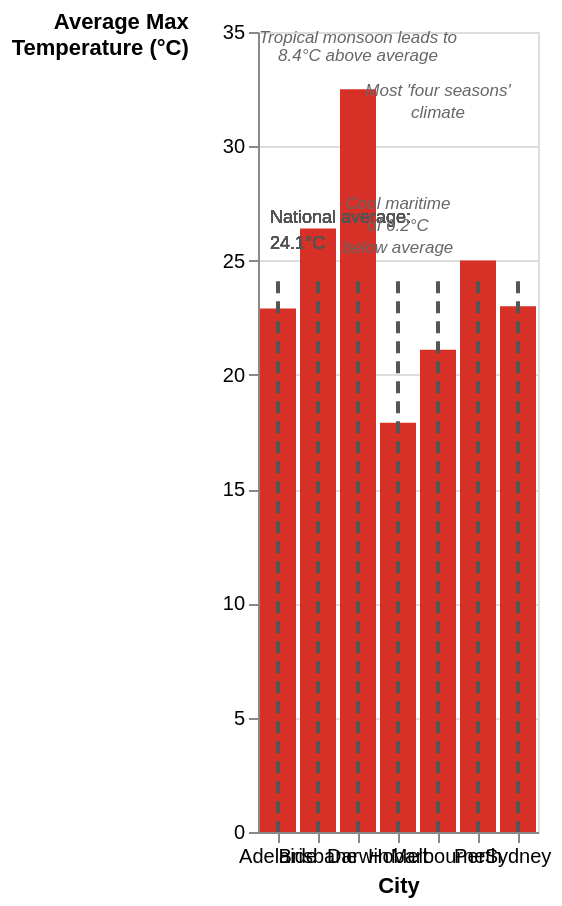

Express this chart as Vega-Lite.
### Vega-Lite specification from a JSON file in a GitHub repository (floating-point values rounded to 4 significant figures)
{"$schema": "https://vega.github.io/schema/vega-lite/v5.json", "width": "container", "height": 400, "data": {"values": [{"city": "Perth", "avgMaxTemp": 25.0}, {"city": "Adelaide", "avgMaxTemp": 22.9}, {"city": "Melbourne", "avgMaxTemp": 21.1}, {"city": "Hobart", "avgMaxTemp": 17.9}, {"city": "Sydney", "avgMaxTemp": 23.0}, {"city": "Brisbane", "avgMaxTemp": 26.4}, {"city": "Darwin", "avgMaxTemp": 32.5}]}, "encoding": {"x": {"field": "city", "type": "nominal", "sort": "-y", "axis": {"labelAngle": 0}, "title": "City"}, "y": {"field": "avgMaxTemp", "type": "quantitative", "title": ["Average Max", "Temperature (°C)"], "axis": {"titleAngle": 0, "titleAnchor": "end", "titleAlign": "right"}}}, "layer": [{"mark": {"type": "bar", "color": "#d73027"}, "encoding": {"tooltip": [{"field": "city", "type": "nominal", "title": "City"}, {"field": "avgMaxTemp", "type": "quantitative", "title": "Average Max Temp (°C)"}]}}, {"mark": {"type": "rule", "strokeDash": [6, 4], "color": "#555", "strokeWidth": 2}, "encoding": {"y": {"datum": 24.1, "type": "quantitative"}}}, {"mark": {"type": "text", "align": "left", "dx": 6, "dy": -32, "fontSize": 9, "color": "#555", "lineHeight": 13}, "encoding": {"y": {"datum": 24.1, "type": "quantitative"}, "x": {"value": 0}, "text": {"value": ["National average:", "24.1°C"]}}}, {"data": {"values": [{"city": "Darwin", "avgMaxTemp": 32.5}]}, "mark": {"type": "text", "dy": -26, "fontSize": 8.5, "fontStyle": "italic", "color": "#666", "lineHeight": 9}, "encoding": {"x": {"field": "city", "type": "nominal"}, "y": {"field": "avgMaxTemp", "type": "quantitative"}, "text": {"value": ["Tropical monsoon leads to", "8.4°C above average"]}}}, {"data": {"values": [{"city": "Hobart", "avgMaxTemp": 17.9}]}, "mark": {"type": "text", "dy": -110, "fontSize": 8.5, "fontStyle": "italic", "color": "#666", "lineHeight": 11}, "encoding": {"x": {"field": "city", "type": "nominal"}, "y": {"field": "avgMaxTemp", "type": "quantitative"}, "text": {"value": ["Cool maritime", "of 6.2°C", "below average"]}}}, {"data": {"values": [{"city": "Melbourne", "avgMaxTemp": 21.1}]}, "mark": {"type": "text", "dy": -130, "fontSize": 8.5, "fontStyle": "italic", "color": "#666", "lineHeight": 11}, "encoding": {"x": {"field": "city", "type": "nominal"}, "y": {"field": "avgMaxTemp", "type": "quantitative"}, "text": {"value": ["Most 'four seasons'", "climate"]}}}]}
